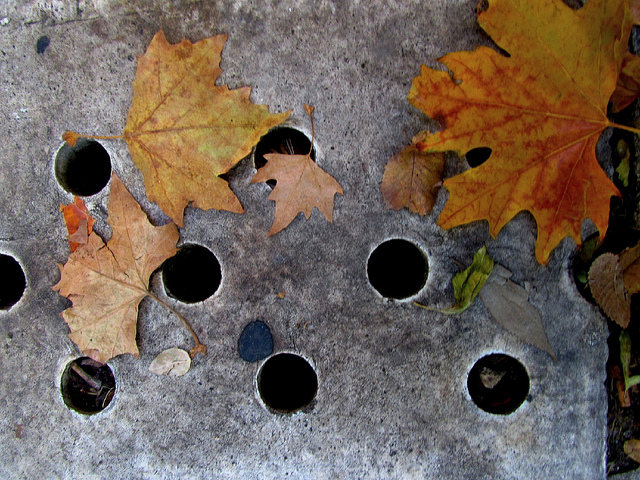
#> input picture agujeros/agujero.jpg, 640 x 480 px
$ python lab.py agujero.jpg   (Python 2 division)   (older library calls are emulated)
#> lines starting #> are read from the running program, lines starting #| are printed output that depends on the picture
import sys
from PIL import Image, ImageDraw

def grayScale(im):
    w,h = im.size
    gray = im.copy()
    pix = gray.load()
    for x in range(w):
        for y in range(h):
            curr = pix[x,y]
            prom = max(curr)
            pix[x,y] = prom, prom, prom
    return gray

def blur(im):
    w,h = im.size
    blurred = im.copy()
    pix = blurred.load()
    for x in range(w):
        for y in range(h):
            ngbs = []
            ngbs.append(list(pix[x,y]))
            for i in range(x-1, x+2):
                for j in range(y-1, y+2):
                    try:
                        ngbs.append(list(pix[i,j]))
                    except IndexError:
                        pass
            total = [ sum(z) for z in zip(*ngbs) ]
            pix[x,y] = total[0]/len(ngbs), total[1]/len(ngbs), total[2]/len(ngbs)
    return blurred

def horizontalHistogram(im):
    w,h = im.size
    pix = im.load()
    file_ = open('horizontal.txt', 'w')
    hist = []
    prom = 0
    for x in range(w):
        temp = 0
        for y in range(h):
            temp += pix[x,y][0]
        file_.write(str(x)+ ' ' + str(temp) + '\n')
        hist.append(temp)
    file_.close()
    for i in hist:
        prom += i
    prom = float(prom)/ len(hist)
    return hist, prom

def verticalHistogram(im):
    w,h = im.size
    pix = im.load()
    file_ = open('vertical.txt', 'w')
    hist = []
    prom = 0
    for y in range(h):
        temp = 0
        for x in range(w):
            temp += pix[x,y][0]
        file_.write(str(x)+ ' ' + str(temp) + '\n')
        hist.append(temp)
    for i in hist:
        prom +=i
    prom = float(prom)/len(hist)
    file_.close()
    return hist, prom

def possibleHoles(hist):
    coord = []
    for i in range(1, len(hist) - 1):
        if hist[i-1] > hist[i] and hist[i+1] > hist[i]:
            coord.append(i)
    return coord

def holeDetection(im):
    size = 128,128
    original = im.copy()
    im.thumbnail(size, Image.ANTIALIAS)
    im = grayScale(im)
    im = blur(im)
    im.save('gray.png')
    histx, promx = horizontalHistogram(im)
    histy, promy = verticalHistogram(im)

    holesx = possibleHoles(histx)
    holesy = possibleHoles(histy)
    draw = ImageDraw.Draw(original)

    prop = im.size
    prop = float(original.size[0])/prop[0] , float(original.size[1]/prop[1])
    w, h = original.size
    '''
    for i in range (len(histx)):
        if histx[i] < promx:
            x = int(i*prop[0])
            draw.line((x,0,x,h), fill='yellow')
            '''
    for i in holesx:
        x = int(i*prop[0])
        draw.line((x,0,x,h), fill='yellow')
    '''
    for i in histy:
        if i > promy:
            y = int(i*prop[1])
            draw.line((0,y,w,y), fill='skyblue')
    '''
    for i in holesy:
        y = int(i*prop[1])
        draw.line((0,y,w,y), fill='skyblue')
    original.save('lineas.png')
    original.show()


if __name__ == '__main__':
    path = sys.argv[1]
    image = Image.open(path).convert('RGB')
#> image is the input picture: PIL image 640x480 RGB; mean R, G, B 112.6, 98.9, 89.2
    holeDetection(image)
#> in holeDetection, `im.thumbnail(size, Image.ANTIALIAS)`:
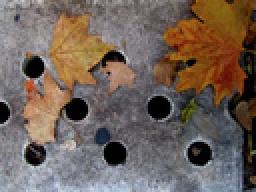
#> im: PIL image 128x96 RGB (shown 2 times larger); mean R, G, B 112.8, 99.2, 89.4
#> in holeDetection, `im = grayScale(im)`:
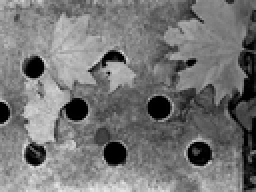
#> im: PIL image 128x96 RGB (shown 2 times larger); min 0, max 235, mean 117.6
#> in holeDetection, `im = blur(im)`:
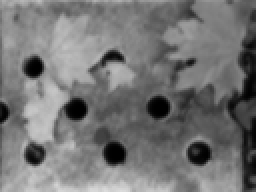
#> im: PIL image 128x96 RGB (shown 2 times larger); min 0, max 219, mean 116.7
#> after the loop in horizontalHistogram, `for x in range(w):`: hist = 128 values, max 15492 at index 23, min 3675 at index 126, mean 11201.8
#> the loop in horizontalHistogram, `for i in hist:` made 128 passes
#> (i, prom) on passes 1 to 12: (9664, 9664), (11437, 21101), (12119, 33220), (12631, 45851), (12991, 58842), (13015, 71857), (12806, 84663), (12648, 97311), (12616, 109927), (12800, 122727), (13124, 135851), (13257, 149108)
#> after the loop in horizontalHistogram, `for i in hist:`: prom = 1433825
#> in horizontalHistogram, `prom = float(prom)/ len(hist)`: prom = 11201.8
#> in holeDetection, `histx, promx = horizontalHistogram(im)`: histx has the same summary as hist in horizontalHistogram
#> after the loop in verticalHistogram, `for y in range(h):`: hist = 96 values, max 22271 at index 95, min 10033 at index 54, mean 14935.7
#> the loop in verticalHistogram, `for i in hist:` made 96 passes
#> (i, prom) on passes 1 to 12: (18212, 18212), (16264, 34476), (15476, 49952), (14913, 64865), (14530, 79395), (14345, 93740), (14368, 108108), (14626, 122734), (15061, 137795), (15543, 153338), (16014, 169352), (16458, 185810)
#> after the loop in verticalHistogram, `for i in hist:`: prom = 1433825
#> in verticalHistogram, `prom = float(prom)/len(hist)`: prom = 14935.7
#> in holeDetection, `histy, promy = verticalHistogram(im)`: histy has the same summary as hist in verticalHistogram
#> the loop in possibleHoles, `for i in range(1, len(hist) - 1):` made 126 passes
#> after the loop in possibleHoles, `for i in range(1, len(hist) - 1):`: coord = [8, 13, 17, 28, 30, 38, 54, 58, 80, 90, 95, 100, 111, 123, 126]
#> in holeDetection, `holesx = possibleHoles(histx)`: holesx has the same summary as coord in possibleHoles
#> the loop in possibleHoles (call 2), `for i in range(1, len(hist) - 1):` made 94 passes
#> in holeDetection, `holesy = possibleHoles(histy)`: holesy = [5, 30, 54, 66, 77]
#> the loop in holeDetection, `for i in holesx:` made 15 passes
#> (i, x) on passes 1 to 12: (8, 40), (13, 65), (17, 85), (28, 140), (30, 150), (38, 190), (54, 270), (58, 290), (80, 400), (90, 450), (95, 475), (100, 500)
#> the loop in holeDetection, `for i in holesy:` made 5 passes
#> (i, y) on passes 1 to 5: (5, 25), (30, 150), (54, 270), (66, 330), (77, 385)
#> in holeDetection, `original.save('lineas.png')`:
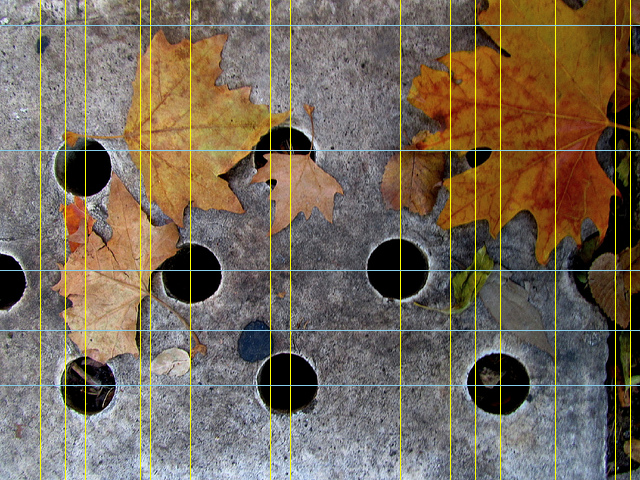
#> saved as lineas.png: PIL image 640x480 RGB; mean R, G, B 116.5, 104, 89

$ run again, on agujeros/prueba4.jpg
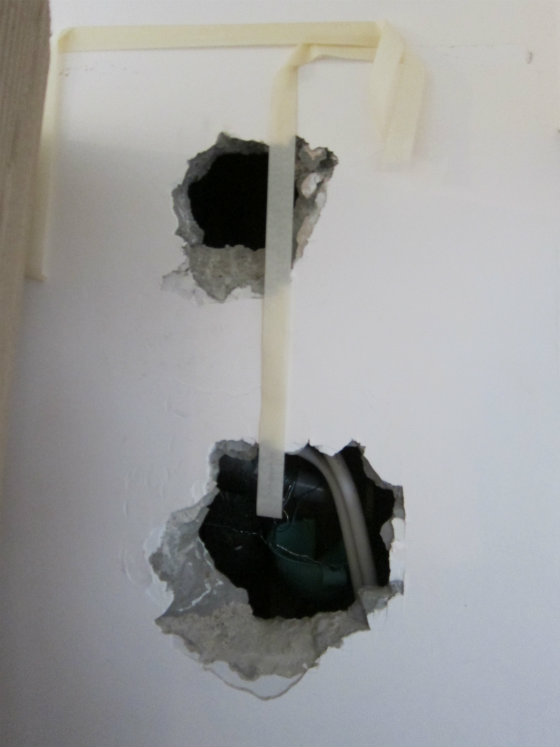
#> input picture agujeros/prueba4.jpg, 560 x 747 px
#> image is the input picture: PIL image 560x747 RGB; mean R, G, B 154.2, 154.5, 154
#> in holeDetection, `im = blur(im)`:
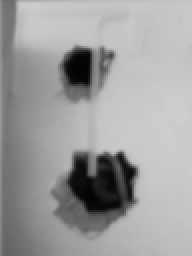
#> im: PIL image 96x128 RGB (shown 2 times larger); min 3, max 205, mean 158.3
#> after the loop in horizontalHistogram, `for x in range(w):`: hist = 96 values, max 25451 at index 94, min 14133 at index 43, mean 20260.6
#> the loop in horizontalHistogram, `for i in hist:` made 96 passes
#> (i, prom) on passes 1 to 8: (17929, 17929), (15470, 33399), (14778, 48177), (14696, 62873), (14794, 77667), (15020, 92687), (15490, 108177), (16331, 124508)
#> after the loop in horizontalHistogram, `for i in hist:`: prom = 1945016
#> in horizontalHistogram, `prom = float(prom)/ len(hist)`: prom = 20260.6
#> histx has the same summary as hist in horizontalHistogram
#> after the loop in verticalHistogram, `for y in range(h):`: hist = 128 values, max 18369 at index 2, min 10978 at index 96, mean 15195.4
#> the loop in verticalHistogram, `for i in hist:` made 128 passes
#> (i, prom) on passes 1 to 8: (17220, 17220), (18161, 35381), (18369, 53750), (18364, 72114), (18264, 90378), (18183, 108561), (18084, 126645), (17983, 144628)
#> after the loop in verticalHistogram, `for i in hist:`: prom = 1945016
#> in verticalHistogram, `prom = float(prom)/len(hist)`: prom = 15195.4
#> histy has the same summary as hist in verticalHistogram
#> the loop in possibleHoles, `for i in range(1, len(hist) - 1):` made 94 passes
#> after the loop in possibleHoles, `for i in range(1, len(hist) - 1):`: coord = [3, 43, 50, 87, 90]
#> the loop in possibleHoles (call 2), `for i in range(1, len(hist) - 1):` made 126 passes
#> holesy = [7, 14, 29, 34, 61, 96]
#> the loop in holeDetection, `for i in holesx:` made 5 passes
#> (i, x) on passes 1 to 5: (3, 17), (43, 250), (50, 291), (87, 507), (90, 525)
#> the loop in holeDetection, `for i in holesy:` made 6 passes
#> (i, y) on passes 1 to 6: (7, 35), (14, 70), (29, 145), (34, 170), (61, 305), (96, 480)
#> in holeDetection, `original.save('lineas.png')`:
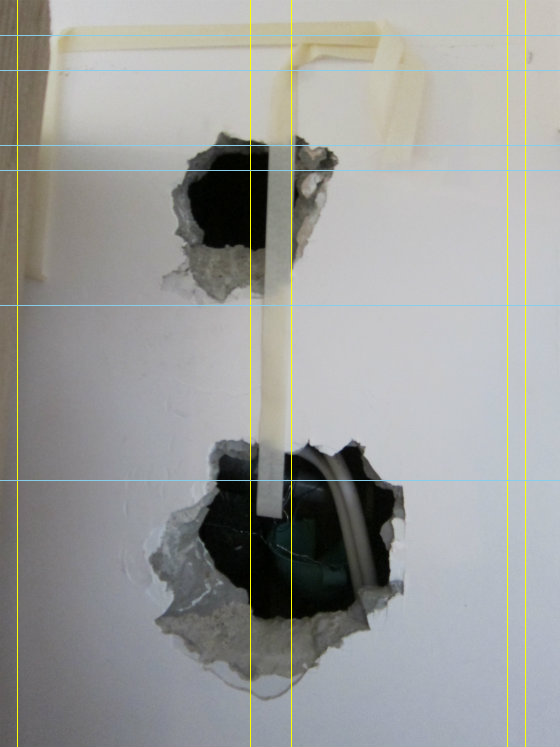
#> saved as lineas.png: PIL image 560x747 RGB; mean R, G, B 154.9, 155.8, 153.4

$ run again, on agujeros/prueba5.jpg
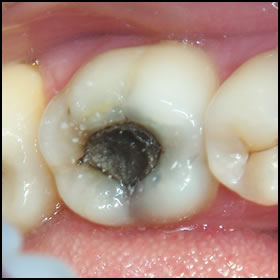
#> input picture agujeros/prueba5.jpg, 280 x 280 px
#> image is the input picture: PIL image 280x280 RGB; mean R, G, B 175.7, 147.5, 135.8
#> in holeDetection, `im = blur(im)`:
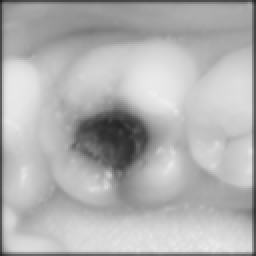
#> im: PIL image 128x128 RGB (shown 2 times larger); min 27, max 238, mean 177
#> after the loop in horizontalHistogram, `for x in range(w):`: hist = 128 values, max 25323 at index 6, min 9929 at index 127, mean 22657
#> the loop in horizontalHistogram, `for i in hist:` made 128 passes
#> (i, prom) on passes 1 to 8: (10116, 10116), (19813, 29929), (23374, 53303), (24547, 77850), (25030, 102880), (25234, 128114), (25323, 153437), (25308, 178745)
#> after the loop in horizontalHistogram, `for i in hist:`: prom = 2900095
#> in horizontalHistogram, `prom = float(prom)/ len(hist)`: prom = 22657
#> histx has the same summary as hist in horizontalHistogram
#> after the loop in verticalHistogram, `for y in range(h):`: hist = 128 values, max 27590 at index 124, min 9357 at index 0, mean 22657
#> the loop in verticalHistogram, `for i in hist:` made 128 passes
#> (i, prom) on passes 1 to 8: (9357, 9357), (15714, 25071), (19330, 44401), (20174, 64575), (20329, 84904), (20332, 105236), (20285, 125521), (20212, 145733)
#> after the loop in verticalHistogram, `for i in hist:`: prom = 2900095
#> in verticalHistogram, `prom = float(prom)/len(hist)`: prom = 22657
#> histy has the same summary as hist in verticalHistogram
#> the loop in possibleHoles, `for i in range(1, len(hist) - 1):` made 126 passes
#> after the loop in possibleHoles, `for i in range(1, len(hist) - 1):`: coord = [9, 32, 59, 93, 98, 112, 123]
#> the loop in possibleHoles (call 2), `for i in range(1, len(hist) - 1):` made 126 passes
#> holesy = [15, 68, 102]
#> the loop in holeDetection, `for i in holesx:` made 7 passes
#> (i, x) on passes 1 to 7: (9, 19), (32, 70), (59, 129), (93, 203), (98, 214), (112, 245), (123, 269)
#> the loop in holeDetection, `for i in holesy:` made 3 passes
#> (i, y) on passes 1 to 3: (15, 30), (68, 136), (102, 204)
#> in holeDetection, `original.save('lineas.png')`:
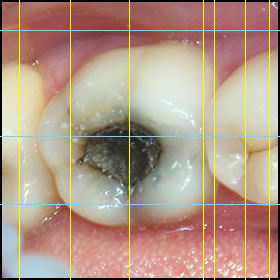
#> saved as lineas.png: PIL image 280x280 RGB; mean R, G, B 177.3, 150.9, 133.6
